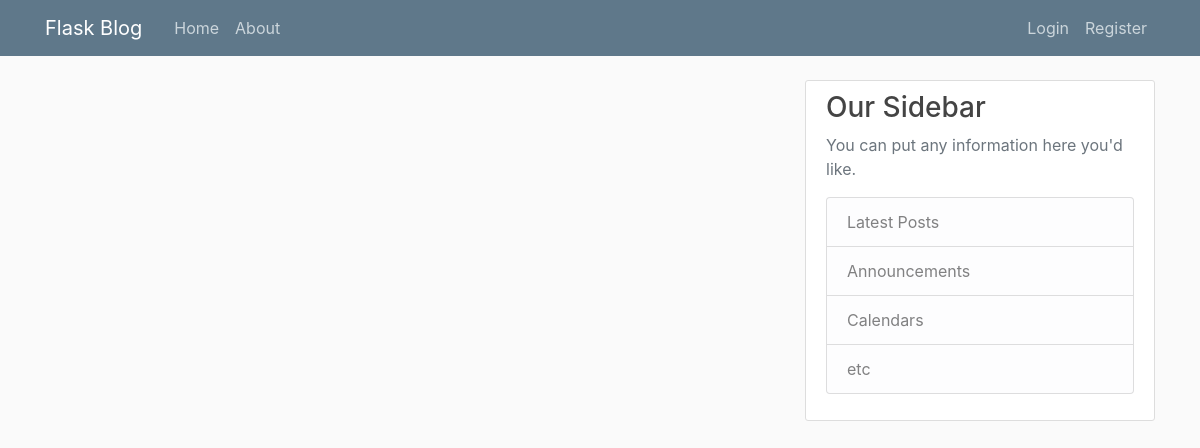
Page /home on the earlier database version.
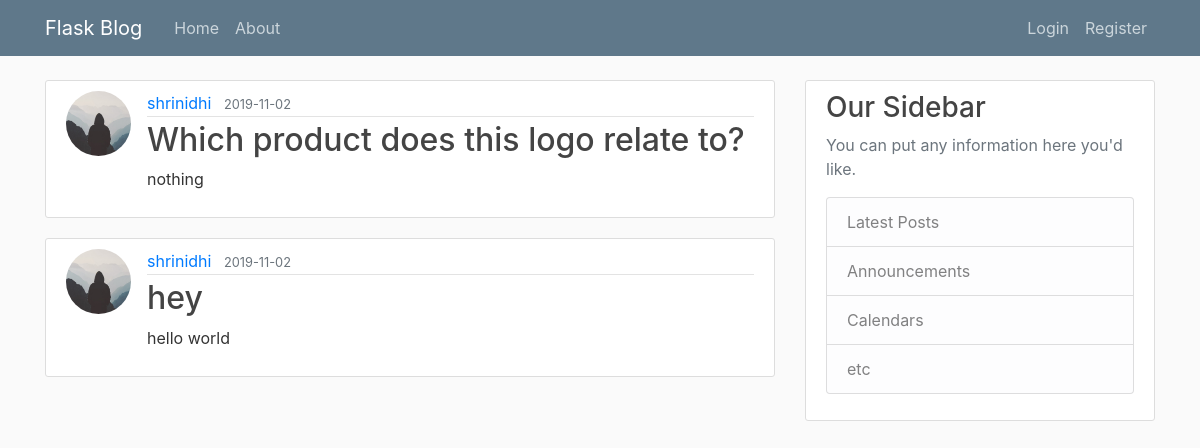
Same page on the later database version.
### flaskblog/models.py (models this page shows, shortened)
class Post(db.Model):
    id = db.Column(db.Integer, primary_key=True)
    title = db.Column(db.String(100), nullable=False)
    date_posted = db.Column(db.DateTime, nullable=False,
                            default=datetime.utcnow)
    content = db.Column(db.Text, nullable=False)
    user_id = db.Column(db.Integer, db.ForeignKey('user.id'), nullable=False)

class User(db.Model, UserMixin):
    id = db.Column(db.Integer, primary_key=True)
    username = db.Column(db.String(20), unique=True, nullable=False)
    email = db.Column(db.String(120), unique=True, nullable=False)
    image_file = db.Column(db.String(20), nullable=False,
                           default='default.jpg')
    password = db.Column(db.String(60), nullable=False)
    posts = db.relationship('Post', backref='author', lazy=True)

### flaskblog/routes.py (the view)
@app.route("/")
@app.route("/home")
def home():
    posts = Post.query.all()
    return render_template('home.html', posts=posts)

### flaskblog/templates/home.html
{% extends "layout.html" %}
{% block content %}
{% for post in posts %}
<article class="media content-section">
  <img class="rounded-circle article-img"
    src="{{ url_for('static', filename='profilepics/' + post.author.image_file) }}">
  <div class="media-body">
    <div class="article-metadata">
      <a class="mr-2" href="#">{{ post.author.username }}</a>
      <small class="text-muted">{{ post.date_posted.strftime('%Y-%m-%d') }}</small>
    </div>
    <h2><a class="article-title" href="{{ url_for('post', post_id=post.id) }}">{{ post.title }}</a></h2>
    <p class="article-content">{{ post.content }}</p>
  </div>
</article>
{% endfor %}
{% endblock content %}

### flaskblog/templates/layout.html (shortened to what this page needs)
<!DOCTYPE html>
<html>
<head>
    <link rel="stylesheet" href="https://maxcdn.bootstrapcdn.com/bootstrap/4.0.0/css/bootstrap.min.css"
>
    <link rel="stylesheet" type="text/css" href="{{ url_for('static', filename='main.css') }}">
</head>
<body>
    <header class="site-header">
        <nav class="navbar navbar-expand-md navbar-dark bg-steel fixed-top">
            <div class="container">
                <a class="navbar-brand mr-4" href="/">Flask Blog</a>
                <div class="collapse navbar-collapse" id="navbarToggle">
                    <div class="navbar-nav mr-auto">
                        <a class="nav-item nav-link" href="{{ url_for('home') }}">Home</a>
                        <a class="nav-item nav-link" href="{{ url_for('about') }}">About</a>
                    </div>
                    <div class="navbar-nav">
                        {% if current_user.is_authenticated %}
                        <a class="nav-item nav-link" href="{{ url_for('new_post') }}">New Post</a>
                        <a class="nav-item nav-link" href="{{ url_for('account') }}">Account</a>
                        <a class="nav-item nav-link" href="{{ url_for('logout') }}">Logout</a>
                        {% else %}
                        <a class="nav-item nav-link" href="{{ url_for('login') }}">Login</a>
                        <a class="nav-item nav-link" href="{{ url_for('register') }}">Register</a>
                        {% endif %}
                    </div>
                </div>
            </div>
        </nav>
    </header>
    <main role="main" class="container">
        <div class="row">
            <div class="col-md-8">
                {% block content %}{% endblock %}
            </div>
            <div class="col-md-4">
                <div class="content-section">
                    <h3>Our Sidebar</h3>
                    <p class='text-muted'>You can put any information here you'd like.
                        <ul class="list-group">
                            <li class="list-group-item list-group-item-light">Latest Posts</li>
                            <li class="list-group-item list-group-item-light">Announcements</li>
                            <li class="list-group-item list-group-item-light">Calendars</li>
                            <li class="list-group-item list-group-item-light">etc</li>
                        </ul>
                    </p>
                </div>
            </div>
        </div>
    </main>
</body>
</html>

### flaskblog/static/main.css (style rules this page uses)
body { background: #fafafa; color: #333333; margin-top: 5rem; }
h1, h2, h3, h4, h5, h6 { color: #444444; }
.bg-steel { background-color: #5f788a; }
.site-header .navbar-nav .nav-link { color: #cbd5db; }
.content-section { background: #ffffff; padding: 10px 20px; border: 1px solid #dddddd; border-radius: 3px; margin-bottom: 20px; }
.article-title { color: #444444; }
.article-content { white-space: pre-line; }
.article-img { height: 65px; width: 65px; margin-right: 16px; }
.article-metadata { padding-bottom: 1px; margin-bottom: 4px; border-bottom: 1px solid #e3e3e3 }

Differences in the rows shown:
added Post: image_file (placeholder picture), author.username "shrinidhi", date_posted "2019-11-02", title "Which product does this logo relate to?", content "nothing"
added Post: image_file (placeholder picture), author.username "shrinidhi", date_posted "2019-11-02", title "hey", content "hello world"
